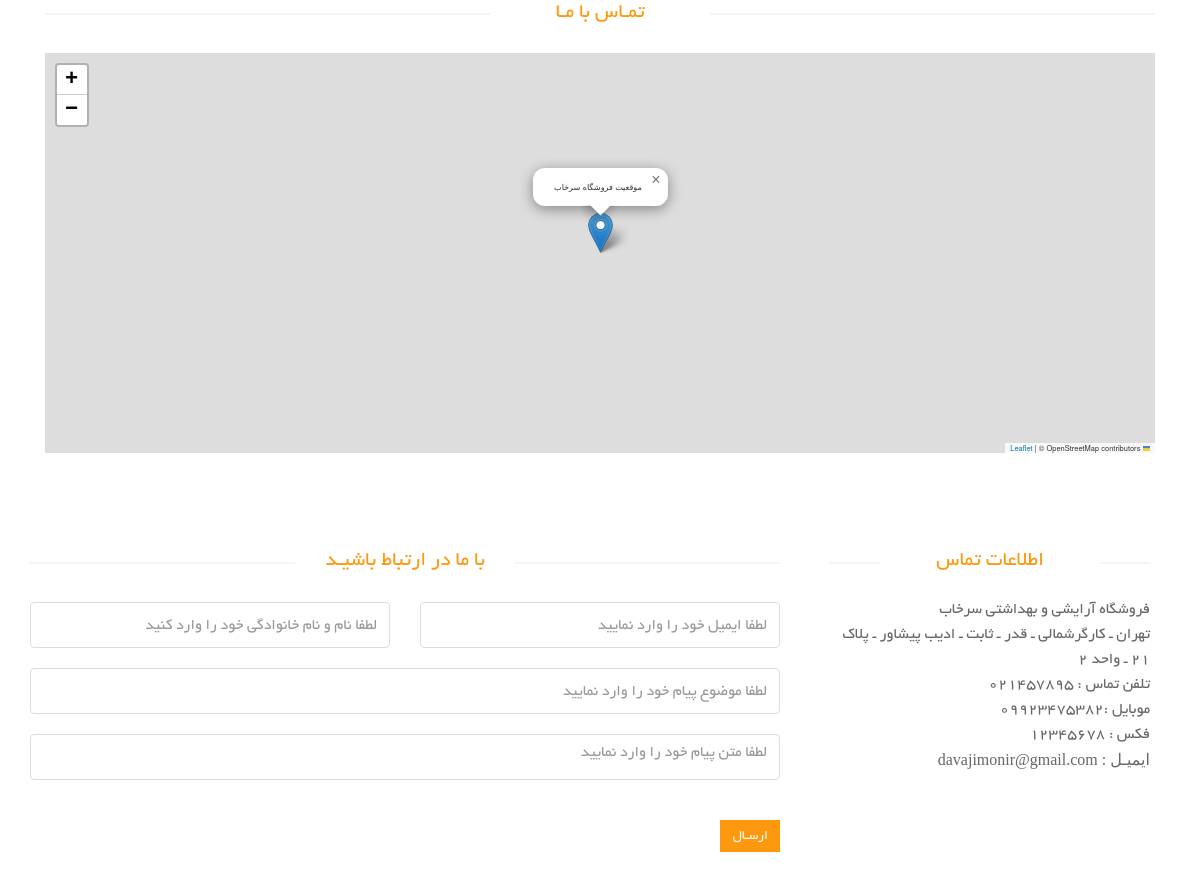
Page /contact-us on the committed database.
### eshop_settings/models.py (models this page shows, shortened)
class SiteSetting(models.Model):
    site_name_persian = models.CharField(max_length=255,verbose_name='نام سایت به فارسی ')
    site_name_english = models.CharField(max_length=200,verbose_name='نام سایت به انگلیسی')
    logo = models.ImageField(upload_to=upload_to_logo,verbose_name='لوگو',blank=True,null=True)
    address = models.CharField(max_length=500,verbose_name='آدرس')
    phone = models.CharField(max_length=20,verbose_name='تلفن')
    mobile = models.CharField(max_length=20,verbose_name='موبایل')
    fax = models.CharField(max_length=20,verbose_name='فکس')
    email = models.EmailField(max_length=50,verbose_name='ایمیل')
    location_lat = models.DecimalField(max_digits=9, decimal_places=7)
    location_lng = models.DecimalField(max_digits=9, decimal_places=7)
    copy_right = models.CharField(max_length=300,verbose_name='کپی رایت')
    about_us = models.CharField(max_length=500,verbose_name= 'درباره ما' ,blank=True,null=True)
    class Meta:
        verbose_name = 'تنظیمات سایت'
        verbose_name_plural = 'همه ی قسمت های تنظیمات'

### eshop_contact/views.py (the view, shortened to what this page needs)
# urls.py: path('contact-us',contact_page),
def contact_page(request):
    contact_form = ContactForm(request.POST or None)
    setting = SiteSetting.objects.first()
    context = {
        'contact_form': contact_form,
        'setting': setting
    }
    return render(request,'contact_us/contact_us_page.html',context)

### eshop_contact/forms.py
class ContactForm(forms.Form):
    full_name = forms.CharField(
        widget=forms.TextInput(attrs={'placeholder':'لطفا نام و نام خانوادگی خود را وارد کنید' ,'class':'form-control'}),
        label='نام و نام خانوادگی',
        help_text='حداکثر ۱۵۰ کاراکتر' ,
        validators=[
            MaxLengthValidator(150,'نام و نام خانوادگی شما نمی تواند بیشتر از ۱۵۰ کاراکتر باشد')
        ]
    )
    email = forms.EmailField(
        widget=forms.EmailInput(attrs={'placeholder':'لطفا ایمیل خود را وارد نمایید' ,'class':'form-control'}),
        label='ایمیل',
        validators=[
            MaxLengthValidator(100,'ایمیل شما نمی تواند بیشتر از ۱۰۰ کاراکتر باشد')
        ]
    )
    subject = forms.CharField(
        widget=forms.TextInput(attrs={'placeholder':'لطفا موضوع پیام خود را وارد نمایید' ,'class':'form-control'}),
        label='موضوع پیام',
        validators=[
            MaxLengthValidator(200,'موضوع پیام شما نمی تواند بیشتر از ۲۰۰ کاراکتر باشد')
        ]
    )
    text = forms.CharField(
        widget=forms.Textarea(attrs={'placeholder':'لطفا متن پیام خود را وارد نمایید' ,'class':'form-control' ,'rows':'8'}),
        label='متن پیام'
    )

### eshop_contact/templates/contact_us/contact_us_page.html (shortened to what this page needs)
{% extends 'shared/_MainLayout.html' %}
{% load static %}
{% block content %}
    <div id="contact-page" class="container">
        <div class="bg">
            <div class="row">
                <div class="container">
                    <div class="col-sm-12" style="overflow: hidden; margin-bottom: 40px">
                        <h2 class="title text-center">تمـاس با مـا</h2>
                        <div id="gmap" class="contact-map">
                            <div id="map" style="height: 400px;"></div>
                        </div>
                    </div>
                </div>
            </div>
            <div class="row">
                <div class="col-sm-8">
                    <div class="contact-form">
                        <h2 class="title text-center">با ما در ارتباط باشیـد</h2>
                        <form id="main-contact-form" class="contact-form row" name="contact-form" method="post"
                              action="">
                            <div class="form-group col-md-6">
                                {{ contact_form.full_name }}
                            </div>
                            <div class="form-group col-md-6">
                                {{ contact_form.email }}
                            </div>
                            <div class="form-group col-md-12">
                                {{ contact_form.subject }}
                            </div>
                            <div class="form-group col-md-12">
                                {{ contact_form.text }}
                            </div>
                            <div class="form-group col-md-12">
                                <input type="submit" name="submit" class="btn btn-primary pull-right" value="ارسـال">
                            </div>
                        </form>
                    </div>
                </div>
                <div class="col-sm-4">
                    <div class="contact-info">
                        <h2 class="title text-center">اطلاعات تماس</h2>
                        <address>
                            <p>{{ setting.site_name_persian }}</p>
                            <p>{{ setting.address }}</p>
                            <p>تلفن تماس : {{ setting.phone }}</p>
                            <p> موبایل :{{ setting.mobile }} </p>
                            <p>فکس : {{ setting.fax }}</p>
                            <p style="font-family: tahoma;">ایمیـل : {{ setting.email }}</p>
                        </address>
                    </div>
                </div>
            </div>
        </div>
    </div>
{% endblock %}

### assets/css/main.css (style rules this page uses)
body { font-family: 'BYekan'; font-size: 10pt; position: relative; font-weight: normal; direction: rtl; }
h1, h2, h3, h4, h5, h6 { font-family: 'BYekan', sans-serif; }
.left-sidebar h2:after, h2.title:after { content: " "; position: absolute; border: 1px solid #f5f5f5; bottom:8px; right: 0; width: 100%; height: 0; z-index: -2; }
h2.title:before { content: " "; position: absolute; background: #fff; bottom: -6px; width: 220px; height: 30px; z-index: -1; right: 50%; margin-right: -110px; }
h2.title { color: #FE980F; font-family: 'BYekan', sans-serif; font-size: 16pt; font-weight: 400; margin: 0 15px; text-transform: uppercase; margin-bottom: 30px; position: relative; }
.bg h2.title { margin-right:0; margin-left:0; margin-top: 0; }
.chose_area input, select, textarea { background: #F0F0E9; border:0; color: #696763; padding: 6px; width: 100%; border-radius: 0; resize: none }
.btn.btn-primary { background:#FE980F; border: 0 none; border-radius: 0; margin-top: 16px; }
.contact-map { width: 100%; height: 385px; margin-bottom: 70px }
.contact-form .form-group { margin-bottom: 20px; }
#contact-page .form-control { background-color: #fff; border: 1px solid #ddd; color: #696763; height: 46px; padding: 6px 12px; width: 100%; font-size: 16px; border-radius: 4px; box-shadow:inherit; }
#main-contact-form .btn-primary { margin-bottom: 15px; margin-top: 20px; }
#contact-page .contact-info { padding: 0 20px; }
#contact-page .contact-info address { margin-bottom: 40px; margin-top: -5px; }
#contact-page .contact-info p { margin-bottom: 0; color: #696763; font-size: 16px; line-height: 25px; }

### rows in the picture
SiteSetting: site_name_persian "فروشگاه آرایشی و بهداشتی سرخاب", address "تهران ـ کارگرشمالی ـ قدر ـ ثابت ـ ادیب پیشاور ـ پلاک ۲۱ ـ واحد ۲", phone "021457895", mobile "09923475382", fax "12345678", email "davajimonir@gmail.com"
